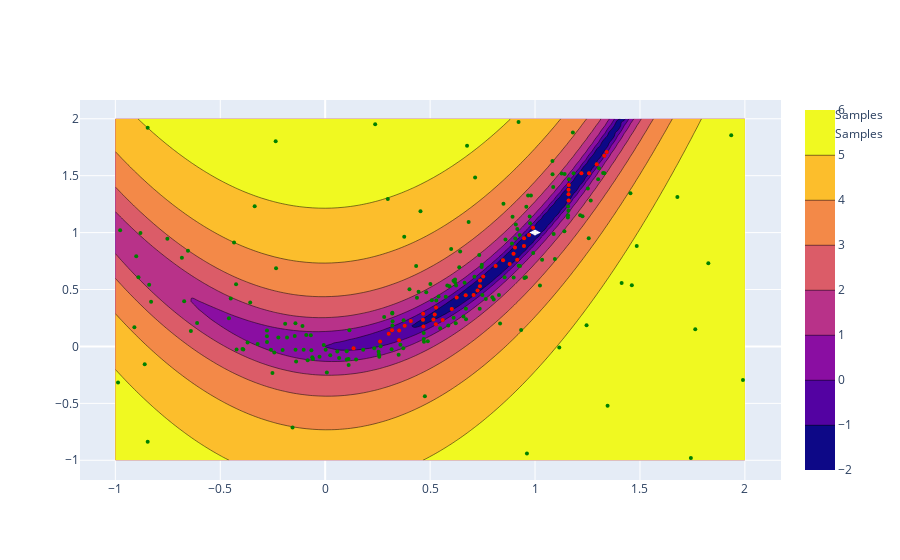

The notebook cell saved with this chart:
### Code cell
# Initial set of samples
cost_target = 1.0

downselect_ratio = 0.3
function = rosenbrock_xy
(x_min, x_max) = (-1, 2)
(y_min, y_max) = (-1, 2)

# function = booth_xy
# (x_min, x_max) = (-1, 4)
# (y_min, y_max) = (-1, 4)
yaml_string = f"""
type: best_candidate
num_samples: 30
# previous_samples: samples.csv # optional
# cost_variable: Z   # required if previous_samples is provided
parameters:
    X:
        min: {x_min}
        max: {x_max}
    Y:
        min: {y_min}
        max: {y_max}
"""
sample_dictionary = yaml_string_to_dict(yaml_string)

sampler = new_sampler(sample_dictionary)
samples = sampler.get_samples()

for sample in samples:
    sample['Z'] = function(sample['X'], sample['Y'])

df = pd.DataFrame(samples)
# Display the 5 smallest elements of 'Z'
smallest_values = df['Z'].nsmallest(5).to_list()

iterations = 20
while iterations > 0:
    # Create a temporary directory
    temp_dir = tempfile.mkdtemp()
    temp_file = os.path.join(temp_dir, "temp.csv")
    df.to_csv(temp_file)

    # next set of samples
    yaml_string = f"""
    type: best_candidate
    num_samples: 30
    previous_samples: {temp_file} # optional
    cost_variable: Z   # required if previous_samples is provided
    cost_target_oversample_ratio: 2.0 # default = BestCandidateSampler.DEFAULT_COST_TARGET_OVERSAMPLE_RATIO
    downselect_ratio: 0.3  # default = BestCandidateSampler.DEFAULT_DOWNSELECT_RATIO
    voxel_overlap: 1.0 # default = BestCandidateSampler.DEFAULT_VOXEL_OVERLAP
    cost_target: {cost_target}   # optional
    parameters:
        X:
            min: {x_min}
            max: {x_max}
        Y:
            min: {y_min}
            max: {y_max}
    """
    sample_dictionary = yaml_string_to_dict(yaml_string)

    sampler = new_sampler(sample_dictionary)
    samples = sampler.get_samples()
    if len (samples) == 0:
        print("no more samples")
        break

    for sample in samples:
        sample['Z'] = function(sample['X'], sample['Y'])

    df_new = pd.DataFrame(samples)
    df = pd.concat([df, df_new], ignore_index=True)

    smallest_values = df['Z'].nsmallest(5).to_list()

    shutil.rmtree(temp_dir)
    iterations -= 1
    
selected_rows = df[df['Z'] <= cost_target]
# selected_rows = df

# Contour plot
x_values = np.linspace(x_min, x_max, 100)  # Generate x values between -1 and 2
y_values = np.linspace(y_min, y_max, 100)  # Generate y values between -1 and 2
X, Y = np.meshgrid(x_values, y_values)
Z = np.log(function(X, Y))

fig = go.Figure(data=[
    go.Contour(
        z=Z,
        x=x_values,
        y=y_values,
        zmin=-2,  # Set z minimum value
        zmax=6,   # Set z maximum value 
    ),
    go.Scatter(
        x=df["X"],
        y=df["Y"],
        mode="markers",
        marker=dict(
            color="green",
            size=4,
            symbol="circle"
        ),
        name="Samples"
    ),
    go.Scatter(
        x=selected_rows["X"],
        y=selected_rows["Y"],
        mode="markers",
        marker=dict(
            color="red",
            size=4,
            symbol="circle"
        ),
        name="Samples"
    ),
])
fig.show()

### Figure 1 — Plotly figure (JSON) as saved in the notebook; plotly's stock layout.template omitted (floating-point values rounded to 4 significant figures; data arrays with more than 128 entries replaced by an {"elided": "..."} marker saying what was removed)
{"data": [{"type": "contour", "x": [-1, -0.9697, -0.9394, -0.9091, -0.8788, -0.8485, -0.8182, -0.7879, -0.7576, -0.7273, -0.697, -0.6667, -0.6364, -0.6061, -0.5758, -0.5455, -0.5152, -0.4848, -0.4545, -0.4242, -0.3939, -0.3636, -0.3333, -0.303, -0.2727, -0.2424, -0.2121, -0.1818, -0.1515, -0.1212, -0.09091, -0.06061, -0.0303, 0, 0.0303, 0.06061, 0.09091, 0.1212, 0.1515, 0.1818, 0.2121, 0.2424, 0.2727, 0.303, 0.3333, 0.3636, 0.3939, 0.4242, 0.4545, 0.4848, 0.5152, 0.5455, 0.5758, 0.6061, 0.6364, 0.6667, 0.697, 0.7273, 0.7576, 0.7879, 0.8182, 0.8485, 0.8788, 0.9091, 0.9394, 0.9697, 1, 1.03, 1.061, 1.091, 1.121, 1.152, 1.182, 1.212, 1.242, 1.273, 1.303, 1.333, 1.364, 1.394, 1.424, 1.455, 1.485, 1.515, 1.545, 1.576, 1.606, 1.636, 1.667, 1.697, 1.727, 1.758, 1.788, 1.818, 1.848, 1.879, 1.909, 1.939, 1.97, 2], "y": [-1, -0.9697, -0.9394, -0.9091, -0.8788, -0.8485, -0.8182, -0.7879, -0.7576, -0.7273, -0.697, -0.6667, -0.6364, -0.6061, -0.5758, -0.5455, -0.5152, -0.4848, -0.4545, -0.4242, -0.3939, -0.3636, -0.3333, -0.303, -0.2727, -0.2424, -0.2121, -0.1818, -0.1515, -0.1212, -0.09091, -0.06061, -0.0303, 0, 0.0303, 0.06061, 0.09091, 0.1212, 0.1515, 0.1818, 0.2121, 0.2424, 0.2727, 0.303, 0.3333, 0.3636, 0.3939, 0.4242, 0.4545, 0.4848, 0.5152, 0.5455, 0.5758, 0.6061, 0.6364, 0.6667, 0.697, 0.7273, 0.7576, 0.7879, 0.8182, 0.8485, 0.8788, 0.9091, 0.9394, 0.9697, 1, 1.03, 1.061, 1.091, 1.121, 1.152, 1.182, 1.212, 1.242, 1.273, 1.303, 1.333, 1.364, 1.394, 1.424, 1.455, 1.485, 1.515, 1.545, 1.576, 1.606, 1.636, 1.667, 1.697, 1.727, 1.758, 1.788, 1.818, 1.848, 1.879, 1.909, 1.939, 1.97, 2], "z": {"elided": "100x100 float values"}, "zmax": 6, "zmin": -2}, {"marker": {"color": "green", "size": 4, "symbol": "circle"}, "mode": "markers", "name": "Samples", "type": "scatter", "x": {"elided": "237 float values"}, "y": {"elided": "237 float values"}}, {"marker": {"color": "red", "size": 4, "symbol": "circle"}, "mode": "markers", "name": "Samples", "type": "scatter", "x": [0.9477, 1.16, 0.8121, 0.3789, 0.8975, 1.257, 0.3519, 0.5274, 0.753, 0.5281, 0.6695, 1.294, 0.7374, 0.4661, 0.3187, 0.879, 1.33, 1.161, 0.6031, 0.5218, 0.4681, 0.9045, 1.16, 0.4082, 0.9151, 0.5598, 0.6264, 0.4668, 0.8476, 0.5159, 0.1353, 0.2616, 0.9906, 1.16, 0.726, 0.7074, 0.7379, 0.9712, 1.221, 0.3027, 0.9473, 1.342, 0.3526], "y": [0.9494, 1.336, 0.7069, 0.1807, 0.8136, 1.522, 0.05417, 0.1943, 0.6143, 0.3428, 0.4489, 1.6, 0.5288, 0.2333, 0.1428, 0.7252, 1.675, 1.418, 0.3282, 0.2803, 0.1754, 0.8701, 1.282, 0.2224, 0.7604, 0.232, 0.4289, 0.2865, 0.7564, 0.2368, -0.01625, 0.04295, 1.044, 1.376, 0.4916, 0.4521, 0.5799, 0.9793, 1.521, 0.1115, 0.882, 1.707, 0.1404]}], "layout": {}}
